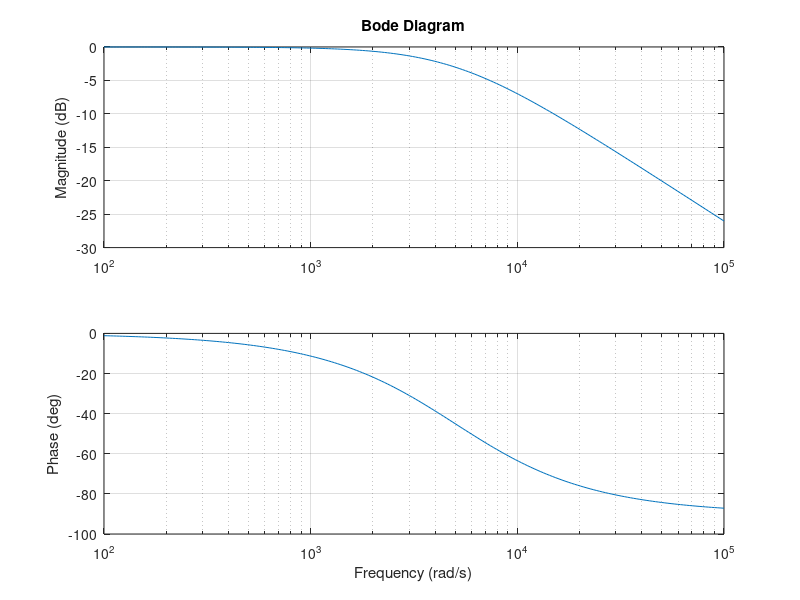

MATLAB code for this plot:
close all 
clear -regexp
tau=2e-4;
w=logspace(2,5,200);

H=1./(1+1j*w*tau);
MagH=abs(H);
PhaseHRad=angle(H);

subplot(2,1,1);
semilogx(w,20*log10(MagH))
grid on
ylabel('Magnitude (dB)')
title('Bode Diagram')

subplot(2,1,2)
semilogx(w,PhaseHRad*(180/pi))
grid on 
ylabel('Phase (deg)')
xlabel('Frequency (rad/s)')